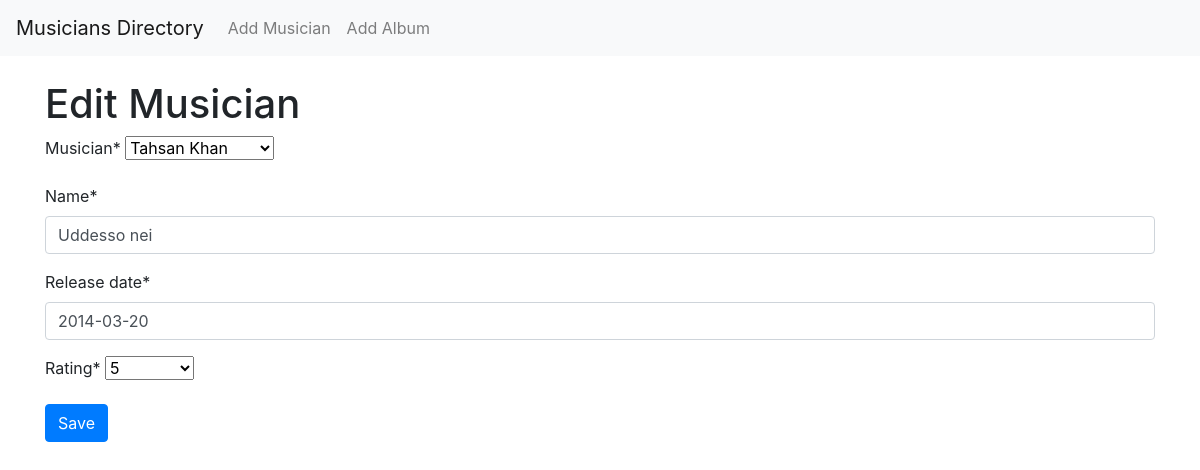
Page /album/edit/2/ on the committed database.
### directory/models.py (models this page shows, shortened)
class Album(models.Model):
    musician = models.ForeignKey(Musician, on_delete=models.CASCADE)
    name = models.CharField(max_length=100)
    release_date = models.DateField()
    rating = models.IntegerField(choices=[(i, i) for i in range(1, 6)])

### directory/views.py (the view)
# urls.py: path('album/edit/<int:pk>/', views.album_update, name='album_update'),
def album_update(request, pk):
    album = get_object_or_404(Album, pk=pk)
    if request.method == 'POST':
        form = AlbumForm(request.POST, instance=album)
        if form.is_valid():
            form.save()
            return redirect('musician_list')
    else:
        form = AlbumForm(instance=album)
    return render(request, 'album_form.html', {'form': form})

### directory/forms.py
class AlbumForm(forms.ModelForm):
    class Meta:
        model = Album
        fields = ['musician', 'name', 'release_date', 'rating']

### directory/models.py (called while the page is built)
    def __str__(self):
        return f"{self.first_name} {self.last_name}"

### directory/templates/album_form.html (shortened to what this page needs)
{% extends 'base.html' %}
{% load crispy_forms_tags %}
{% block content %}
    <h1>{{ form.instance.pk|yesno:"Edit Musician,Add Album" }}</h1>
    <form method="post" class="needs-validation" novalidate>
        {{ form|crispy }}
        <button type="submit" class="btn btn-primary">Save</button>
    </form>
{% endblock %}

### rows in the picture
Album: instance.pk "Edit Musician", musician "Tahsan Khan", name "Uddesso nei", release_date "2014-03-20", rating "5"
